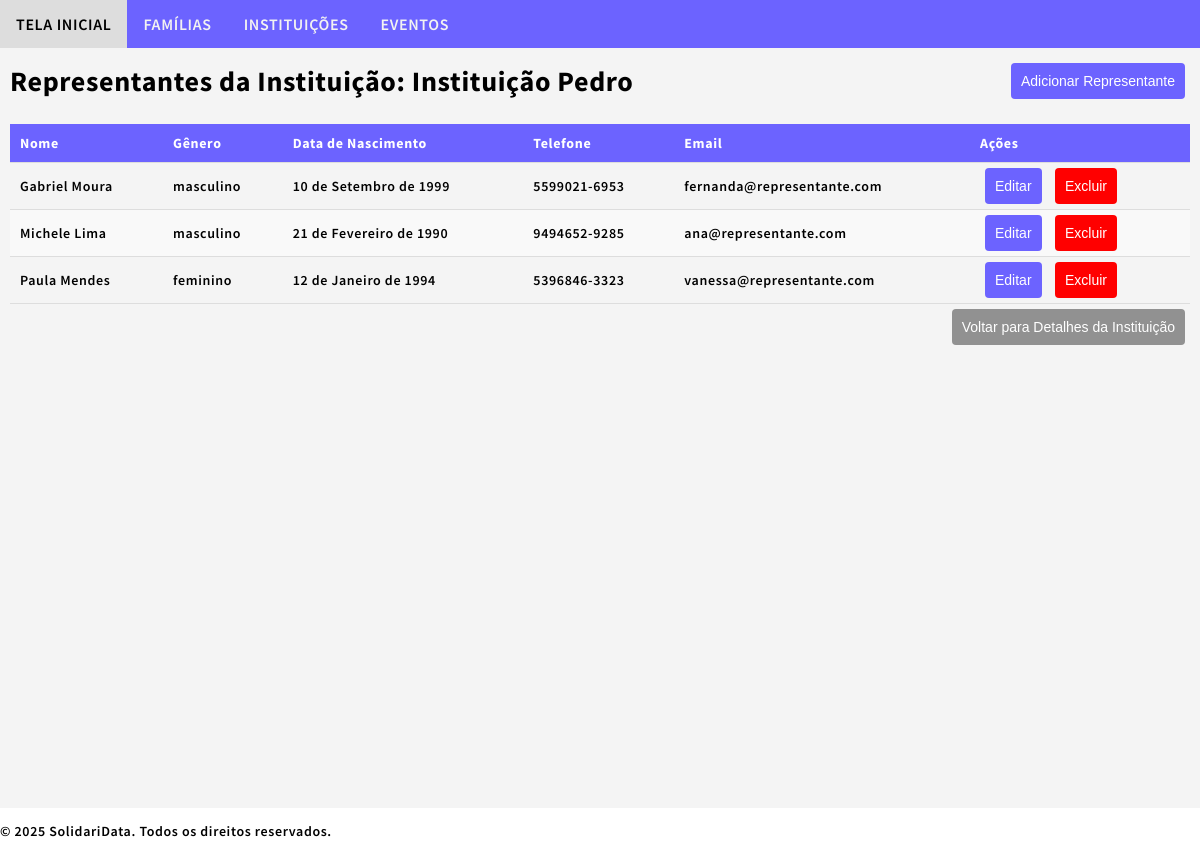
Screenshot of /sdata/institutions/13/representatives/ with the database file from the repository.
### sdata/models.py (models this page shows, shortened)
class Institution(models.Model):
    institution_id = models.AutoField(primary_key=True)
    institution_name = models.CharField(max_length=100, db_index=True)
    institution_type = models.CharField(max_length=11, choices=[('comunitária', 'Comunitária'), ('privada', 'Privada'), ('pública', 'Pública'), ('religiosa', 'Religiosa'), ('outra', 'Outra')], blank=True)
    institution_cnpj = models.CharField(max_length=18, unique=True, blank=True)
    institution_address_street = models.CharField(max_length=65)
    institution_address_number = models.CharField(max_length=10)
    institution_address_neighborhood = models.CharField(max_length=65)
    institution_address_city = models.CharField(max_length=65)
    institution_address_state = models.CharField(max_length=2, choices=Family.BRAZILIAN_STATES, blank=True, default='SP')
    institution_address_zipcode = models.CharField(max_length=10, blank=True)
    institution_address_complement = models.CharField(max_length=255, blank=True)
    institution_phone = models.CharField(max_length=15, blank=True)
    institution_email = models.EmailField(blank=True)
    institution_website = models.URLField(blank=True)
    institution_social_media = models.CharField(max_length=255, blank=True)
    institution_description = models.TextField(blank=True)
    institution_note = models.TextField(blank=True)
    institution_created = models.DateTimeField(auto_now_add=True)
    institution_updated = models.DateTimeField(auto_now=True)

class InstitutionRepresentative(models.Model):
    institution_representative_id = models.AutoField(primary_key=True)
    institution_representative_name = models.CharField(max_length=100, db_index=True)
    institution_representative_gender = models.CharField(max_length=10, choices=[('masculino', 'Masculino'), ('feminino', 'Feminino'), ('outro', 'Outro')], blank=True)
    institution_representative_birthdate = models.DateField(null=True, blank=True)
    institution_representative_id_number = models.CharField(max_length=14, unique=True)
    institution_representative_address_street = models.CharField(max_length=65)
    institution_representative_address_number = models.CharField(max_length=10)
    institution_representative_address_neighborhood = models.CharField(max_length=65)
    institution_representative_address_city = models.CharField(max_length=65)
    institution_representative_address_state = models.CharField(max_length=2, choices=Family.BRAZILIAN_STATES, blank=True, default='SP')
    institution_representative_address_zipcode = models.CharField(max_length=10, blank=True)
    institution_representative_address_complement = models.CharField(max_length=255, blank=True)
    institution_representative_phone = models.CharField(max_length=15, blank=True)
    institution_representative_email = models.EmailField(blank=True)
    institution_representative_note = models.TextField(blank=True)
    institution_representative_institution = models.ForeignKey(Institution, on_delete=models.CASCADE, related_name="representatives")
    institution_representative_created = models.DateTimeField(auto_now_add=True)
    institution_representative_updated = models.DateTimeField(auto_now=True)

### sdata/views.py (the view)
# urls.py: path('sdata/institutions/<int:institution_pk>/representatives/', views.institution_representative_list, name='institution_representative_list'),
def institution_representative_list(request, institution_pk):
    institution = get_object_or_404(Institution, pk=institution_pk)
    representatives = institution.representatives.all()
    return render(request, 'sdata/institution_representative_list.html', {
        'institution': institution,
        'representatives': representatives,
    })

### sdata/templates/sdata/institution_representative_list.html
{% extends "sdata/base.html" %}
{% block content %}
<div class="header-container">
    <h1>Representantes da Instituição: {{ institution.institution_name }}</h1>
    <button type="button" class="btn-primary" onclick="window.location.href='{% url 'institution_representative_create' institution.pk %}'">
        Adicionar Representante
    </button>
</div>
<table>
    <thead>
        <tr>
            <th>Nome</th>
            <th>Gênero</th>
            <th>Data de Nascimento</th>
            <th>Telefone</th>
            <th>Email</th>
            <th>Ações</th>
        </tr>
    </thead>
    <tbody>
        {% for representative in representatives %}
        <tr>
            <td>{{ representative.institution_representative_name }}</td>
            <td>{{ representative.institution_representative_gender }}</td>
            <td>{{ representative.institution_representative_birthdate }}</td>
            <td>{{ representative.institution_representative_phone }}</td>
            <td>{{ representative.institution_representative_email }}</td>
            <td>
                <button type="button" class="btn-primary" onclick="window.location.href='{% url 'institution_representative_update' institution.pk representative.pk %}'">
                    Editar
                </button>
                <button type="button" class="btn-danger" onclick="window.location.href='{% url 'institution_representative_delete' institution.pk representative.pk %}'">
                    Excluir
                </button>
            </td>
        </tr>
        {% empty %}
        <tr>
            <td colspan="6" style="text-align: center;">Nenhum representante cadastrado.</td>
        </tr>
        {% endfor %}
    </tbody>
</table>
<div class="form-actions">
    <button type="button" class="btn-secondary" onclick="window.location.href='{% url 'institution_detail' institution.pk %}'">
        Voltar para Detalhes da Instituição
    </button>
</div>
{% endblock %}

### sdata/static/sdata/styles.css (style rules this page uses)
body { margin:0; font: 600 14px 'Source Sans Pro', sans-serif; letter-spacing: 0.64px; color: #000000; }
button { display: inline-block; padding: 10px 10px; margin: 5px 5px; border: none; border-radius: 4px; font-size: 14px; cursor: pointer; transition: 0.5s; }
button.btn-primary { background-color: #6c63ff; color: #fff; }
button.btn-secondary { background-color: #919191; color: #fff; }
button.btn-danger { background-color: red; color: #fff; }
.form-actions { text-align: right; }
table { width: 100%; border-collapse: collapse; margin: 0px 0; table-layout: auto; border-collapse: collapse; }
th, td { padding: 10px; text-align: left; border-bottom: 1px solid #ddd; margin: 0px 10px; width: auto; }
th { background-color: #6c63ff; text-align: left; color: white; }
td { padding: 0px 10px; }
tbody > tr:nth-of-type(even) { background-color: #f9f9f9; }
.header-container { display: flex; justify-content: space-between; align-items: center; margin-bottom: 20px; }
.header-container h1 { margin: 0; }
.header-container .btn-primary { margin-left: 20px; }

### rows the page displays
Institution: institution_name "Instituição Pedro"
InstitutionRepresentative: institution_representative_name "Gabriel Moura", institution_representative_gender "masculino", institution_representative_birthdate "10 de Setembro de 1999", institution_representative_phone "5599021-6953", institution_representative_email "fernanda@representante.com"
InstitutionRepresentative: institution_representative_name "Michele Lima", institution_representative_gender "masculino", institution_representative_birthdate "21 de Fevereiro de 1990", institution_representative_phone "9494652-9285", institution_representative_email "ana@representante.com"
InstitutionRepresentative: institution_representative_name "Paula Mendes", institution_representative_gender "feminino", institution_representative_birthdate "12 de Janeiro de 1994", institution_representative_phone "5396846-3323", institution_representative_email "vanessa@representante.com"
